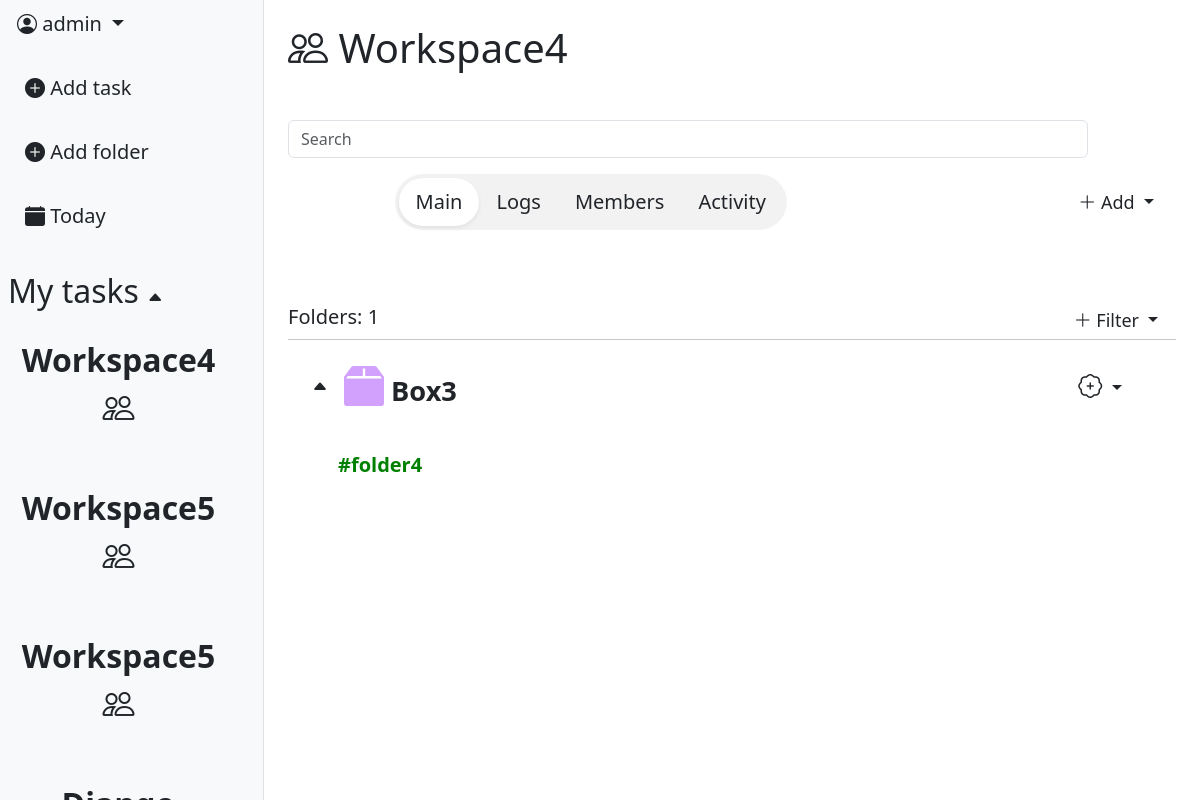
The page /workspace/4/ (signed in) on the database as committed earlier.
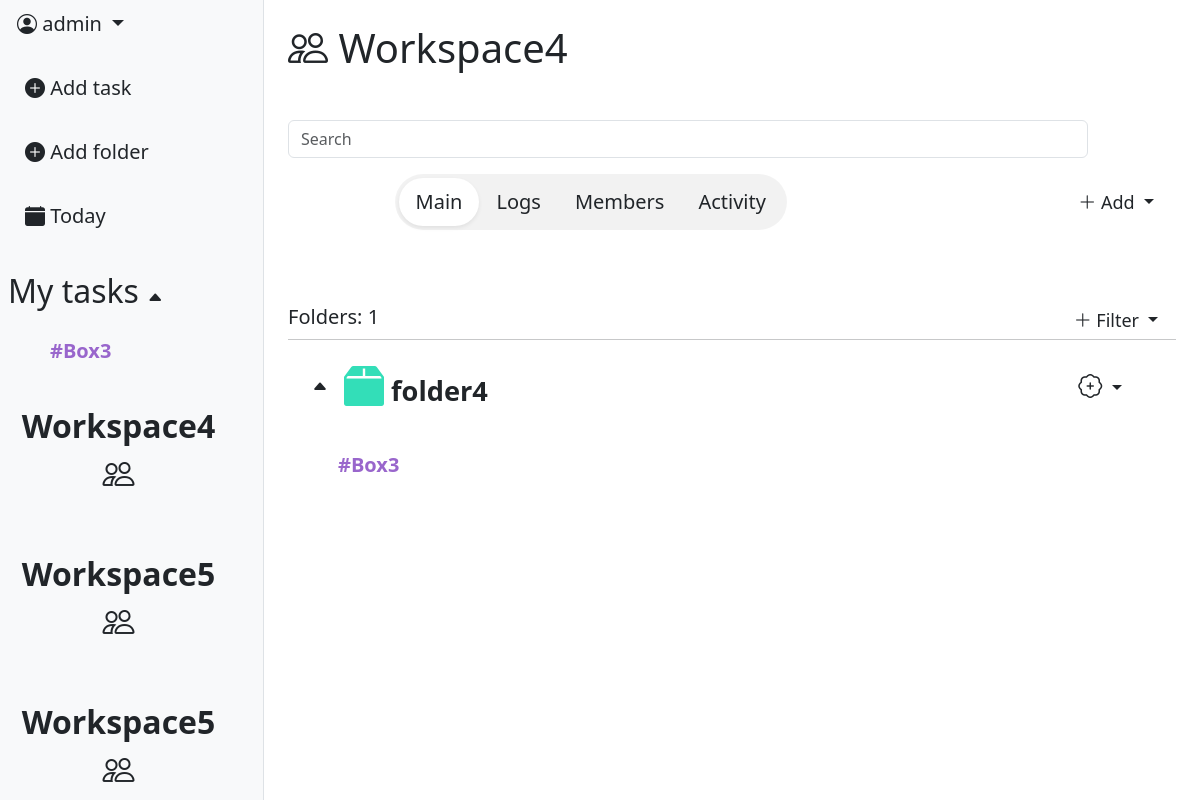
The same page on the database as committed later.
### task_app/models.py (models this page shows, shortened)
class Workspace(models.Model):
    INVITE_PERMISSION = [
        ("owner_only", "Only owner"),
        ("owner_admin", "Owner & Admin"),
                ]
    WORKSPACE_SPACE = [
        ("one", "Just me"),
        ("two_five", "Group (2-5)"),
        ("six_fifteen", "Team (6-15)"),
    ]
    SPACE_LIMITS = {
        "one": 1,
        "two_five": 5,
        "six_fifteen": 15,
    }
    name = models.CharField(max_length=64)
    invite_role = models.CharField(max_length=16,
                                choices=INVITE_PERMISSION,
                                default='owner_admin')
    workspace_space = models.CharField(max_length=16, choices=WORKSPACE_SPACE, default='one')
    icon = models.ImageField(null=True, blank=True)
    created_at = models.DateTimeField(auto_now_add=True)
    owner = models.ForeignKey(User,
                            on_delete=models.CASCADE,
                            related_name='workspace_creator')

class Box(models.Model):
    COLOR_VARIATION_BOX = [
        ("#123F73", "🔵Deep ocean"),
        ("#D2A1FE", "🟣Violet"),
        ("#33DEB8", "🟢Aquamarine"),
        ("#6D020E", "🔴Red wine"),
        ("#FCF6A7", "🟡Sand"),
        ("#774C06", "🟤Terracotta"),
        ("#000000", "⚫Black"),
    ]
    workspace = models.ForeignKey(Workspace, on_delete=models.CASCADE)
    name = models.CharField(max_length=24)
    color = models.CharField(max_length=32, choices=COLOR_VARIATION_BOX, default="#123F73")
    created_at = models.DateTimeField(auto_now_add=True)
    creator = models.ForeignKey(User, on_delete=models.CASCADE)

class Folder(models.Model):
    COLOR_VARIATION = [
        ("#77acc7", "🔵Air blue"),
        ("#9966cc", "🟣Amethust"),
        ("#008000", "🟢Apple Green"),
        ("#ff033e", "🔴Red rose"),
        ("#ffe135", "🟡Banana yellow"),
        ("#ff6500", "🟠Sunset"),
        ("#000000", "⚫Black"),
    ]
    color = models.CharField(max_length=30, choices=COLOR_VARIATION, default="#77acc7")
    name = models.CharField(max_length=16)
    box = models.ForeignKey(Box, null=True, blank=True, on_delete=models.CASCADE, default=None, related_name='folders')
    created_at = models.DateTimeField(auto_now_add=True)
    creator = models.ForeignKey(User, on_delete=models.CASCADE)
    workspace = models.ForeignKey(Workspace, on_delete=models.CASCADE, null=True, blank=True, default=None)

### workspace_app/views.py (the view)
# urls.py: path('workspace/<int:pk>/', views.WorkspaceDetailView.as_view(), name="workspace_detail"),
class WorkspaceDetailView(LoginRequiredMixin, DetailView):
    model = Workspace
    context_object_name = "workspace"
    template_name = "workspace/workspace_detail.html"
    def get_queryset(self):
        return Workspace.objects.filter(
            members__member=self.request.user
        )
    def get_context_data(self, **kwargs):
        context = super().get_context_data(**kwargs)
        context['tab'] = self.request.GET.get('tab', 'main')
        context['boxes'] = Box.objects.filter(
            workspace=self.object
        ).prefetch_related('folders')
        context['members'] = WorkspaceMember.objects.filter(
            workspace=self.object
        ).select_related('member')
        context['folders'] = Folder.objects.filter(
            creator=self.request.user,
            box__isnull=True
        )
        context['workspaces'] = Workspace.objects.filter(
            members__member=self.request.user
        )
        context['user_role'] = WorkspaceMember.objects.get(
            workspace=self.object,
            member=self.request.user
        ).role
        context["box_form"] = BoxForm()
        context["folders_count"] = Folder.objects.filter(workspace=self.object).count()
        context['task_form'] = TaskForm()
        context['folder_form'] = FolderForm()
        boxes_data = []
        for box in context['boxes']:
            boxes_data.append({
                'id': box.pk,
                'name': box.name,
                'folders': [
                    {'id': f.pk, 'name': f.name}
                    for f in box.folders.all()
                ]
            })
        context['boxes_json'] = json.dumps(boxes_data)
        return context

### workspace_app/forms.py
class BoxForm(forms.ModelForm):
    class Meta:
        model = Box
        fields = ["name", "color"]
    def __init__(self, *args, **kwargs):
        super(BoxForm, self).__init__(*args, **kwargs)
        self.fields['name'].widget.attrs.update({
            "class": "form-control noborder-input content-input",
            "placeholder" : "Name"
        })
        self.fields['color'].widget.attrs.update({
            "class": "form-control transparent-input",
            "placeholder" : "Color"
        })

### task_app/forms.py
class TaskForm(forms.ModelForm):
    class Meta:
        model = Task
        fields = ["title", "description", "priority", "due_date", "folder"]
        widgets = {
            'due_date': forms.TextInput(attrs={
            'class': 'form-control minimalist-date-picker',
            'placeholder': 'Select Due date',
            'autocomplete': 'off'
            })
        }
    def __init__(self, *args, **kwargs):
        current_folder = kwargs.pop('current_folder', None)
        super(TaskForm, self).__init__(*args, **kwargs)
        if current_folder:
            self.fields['folder'].initial = current_folder
        self.fields['title'].widget.attrs.update({
            "class": "form-control noborder-input title-input",
            "placeholder" : "Title"
        })
        self.fields['description'].widget.attrs.update({
            "class": "form-control noborder-input content-input",
            "placeholder" : "Content"
        })
        self.fields['priority'].widget.attrs.update({
            "class": "form-control transparent-input",
            "placeholder" : "Priority"
        })

### templates/workspace/workspace_detail.html (shortened to what this page needs)
{% extends 'base.html' %}
{% load static %}
{% load custom_tags %}
{% block content %}
    <div class="d-flex">
        {% include 'includes/leftbar.html' %}
        <div class="p-4" style="flex: 1 1 0; min-width: 0;">
            <h1><i class="bi bi-people"></i> {{workspace.name}}</h1>
            <br>
            <div class="mb-3 mt-3" style="max-width: 800px; max-height: 200px;">
                <input type="text" class="form-control" placeholder="Search">
            </div>
            <div class="d-flex align-items-center" style="margin-left: 12%;">
                <div class="d-inline-flex p-1 rounded-pill" style="background: rgba(0, 0, 0, 0.05);">
                    <a href="?tab=main"
                        class="btn btn-lg rounded-pill px-3 {% if tab == 'main' %}bg-white shadow-sm{% endif %}">
                        Main
                    </a>
                    <a href="?tab=logs"
                        class="btn btn-lg rounded-pill px-3 {% if tab == 'logs' %}bg-white shadow-sm{% endif %}">
                        Logs
                    </a>
                    <a href="?tab=members"
                        class="btn btn-lg rounded-pill px-3 {% if tab == 'members' %}bg-white shadow-sm{% endif %}">
                        Members
                    </a>
                    <a href="?tab=activity"
                        class="btn btn-lg rounded-pill px-3 {% if tab == 'activity' %}bg-white shadow-sm{% endif %}">
                        Activity
                    </a>
                </div>
                <div class="ms-auto">
                    {% if user_role == 'owner' or user_role == 'admin' %}
                        <div class="dropdown">
                            <button class="btn btn-sm dropdown-toggle custom_priorety_select_menu_lg"
                                type="button" data-bs-toggle="dropdown">
                                <i class="bi bi-plus-lg"></i> Add
                            </button>
                        </div>
                    {% elif user_role == 'member' %}
                        <button class="btn" data-bs-toggle="modal" data-bs-target="#AddBoxModal">
                            <i class="bi bi-plus-lg"></i> Add box
                        </button>
                    {% endif %}
                </div>
            </div>
            <br><br>
            {% if tab == 'main' %}
                {% include 'workspace/main_tab.html' %}
            {% elif tab == 'logs' %}
                <p>Logs content</p>
            {% elif tab == 'members' %}
                <p>Members contetn</p>
            {% elif tab == 'activity' %}
                <p>Activity content</p>
            {% endif %}
        </div>
    </div>
{% endblock %}

### templates/base.html (shortened to what this page needs)
<!DOCTYPE html>
<html lang="en">
<head>
    <link href="https://cdn.jsdelivr.net/npm/bootstrap@5.3.0/dist/css/bootstrap.min.css" rel="stylesheet">
    <link rel="stylesheet" href="https://cdn.jsdelivr.net/npm/bootstrap-icons@1.11.0/font/bootstrap-icons.css">
    <link rel="stylesheet" href="https://cdn.jsdelivr.net/npm/simplebar@latest/dist/simplebar.css">
    <link rel="stylesheet" href="https://cdn.jsdelivr.net/npm/flatpickr/dist/flatpickr.min.css">
    {% load static %}
    <link rel="stylesheet" href="{% static 'css/modal_style.css'%}">
</head>
<body>
    {% block content %}
    {% endblock %}
</body>
</html>

### templates/includes/leftbar.html (shortened to what this page needs)
<div id="leftbar" class="bg-light border-end d-flex flex-column" style="width: 22%; height: 100vh; position: relative; overflow: hidden;">
    <div class="flex-shrink-0">
        <div class="dropdown-center mb-3">
            <button class="btn btn-lg dropdown-toggle" type="button" data-bs-toggle="dropdown" aria-expanded="false">
                <i class="bi bi-person-circle"></i>  {{ user.username }}
            </button>
        </div>
        <div class="d-flex flex-column align-items-start gap-3 ps-2">
            <a class="btn btn-lg"
                data-bs-toggle="modal"
                data-bs-target="#TaskModal"
                data-workspace-id="{{ workspace.pk }}">
                <i class="bi bi-plus-circle-fill"></i> Add task
            </a>
            <a class="btn btn-lg"
                data-bs-toggle="modal"
                data-bs-target="#FolderModal"
                data-workspace-id="{{ workspace.pk }}">
                <i class="bi bi-plus-circle-fill"></i> Add folder
            </a>
            <a class="btn btn-lg" href="{% url 'tasks:task_list' %}">
                <i class="bi bi-calendar-fill"></i> Today
            </a>
        </div>
    </div>
    <br>
    <div class="ps-2 mt-2">
        <h2 id="folders-toggle" style="cursor: pointer; user-select: none;">
            My tasks <span id="folders-arrow" class="bi bi-caret-up-fill" style="font-size: 16px;"></span>
        </h2>
    </div>
    <div id="folder_list" style="max-height: 300px; overflow-y: auto; overflow-x: hidden; margin-right: 10px;">
        <div class="d-flex flex-column align-items-start gap-3 ps-4">
            {% for folder in folders %}
                <div class="folder-row d-flex align-items-center justify-content-between p-2 rounded">
                    <a
                    href="{% url 'tasks:folder-tasks' folder.pk %}"
                    class="btn btn-lg"
                    style="color: {{ folder.color }}; font-weight: bold;"
                    >
                    #{{ folder.name }} </a>
                </div>
            {% endfor %}
        </div>
    </div>
    <div id="workspace_list" style="flex: 1 1 0; min-height: 0; overflow-y: auto; overflow-x: hidden; margin-right: 10px;">
        <div class="d-flex flex-column align-items-start gap-3 ps-0">
            {% for workspace in workspaces %}
                <div class="folder-row d-flex align-items-center justify-content-between p-2 rounded">
                    <a
                    href="{% url 'workspace:workspace_detail' workspace.pk %}"
                    class="btn btn-lg ps-0"
                    style="font-size: 32px; font-weight: 600;"
                    >
                    {{ workspace.name }}  <i class="bi bi-people"></i>
                    </a>
                </div>
            {% endfor %}
        </div>
    </div>
</div>

### templates/workspace/main_tab.html (shortened to what this page needs)
<br>
<div class="d-flex align-items-center">
    <h5>Folders: {{ folders_count }}</h5>
    <div class="ms-auto">
       <div class="dropdown">
            <button class="btn btn-sm dropdown-toggle custom_priorety_select_menu_lg"
                type="button" data-bs-toggle="dropdown">
                <i class="bi bi-plus-lg"></i> Filter
            </button>
        </div>
    </div>
</div>
<hr class="m-0">
<div style="max-height: 500px; overflow-y: auto; overflow-x: hidden; padding-bottom: 140px;">
    {% for box in boxes %}
        <div class="d-flex align-items-center p-3" style="cursor: pointer; user-select: none;" onclick="toggleBox({{ box.pk }})">
            <i id="box-arrow-{{ box.pk }}" class="bi bi-caret-up-fill ms-2"></i>
            <p class="ms-3 mb-0" style="font-size: 1.7rem; font-weight: bold;">
                <i class="bi bi-box2-fill" style="font-size: 2.5rem; color: {{ box.color }};"></i>
                {{ box.name }}
            </p>
            <div class="dropdown ms-auto" onclick="event.stopPropagation()">
                <button class="btn btn-sm dropdown-toggle custom_priorety_select_menu_lg"
                    type="button" data-bs-toggle="dropdown">
                    <i class="bi bi-patch-plus" style="font-size: 1.5rem;"></i>
                </button>
            </div>
        </div>
        <div id="box-folder-{{ box.pk }}" class="ps-4 pb-2" style="overflow: hidden; transition: 0.3s;">
            {% for folder in box.folders.all %}
                <div class="folder-row d-flex align-items-center justify-content-between p-2 rounded">
                    <a
                        href="{% url 'workspace:folder-detail' pk=box.workspace.pk folder_id=folder.pk %}"
                        class="btn btn-lg"
                        style="color: {{ folder.color }}; font-weight: bold;"
                        >
                        #{{ folder.name }}
                    </a>
                </div>
            {% endfor%}
        </div>
    {% empty %}
        <p class="text-muted text-center mt-4">No boxes yet</p>
    {% endfor %}
</div>

### templates/workspace/modal_delete_box.html (shortened to what this page needs)
{% load static %}

### static/css/modal_style.css (style rules this page uses)
.folder-row { background-color: transparent; border-radius: 10px !important; border: 1px solid transparent; transition: all 0.2s ease-in-out; }
#folder_list { transition: opacity 0.3s ease; overflow-y: auto; }
.custom_priorety_select_menu_lg { font-size: 18px; border-radius: 12px; min-width: 120px; }

Rows that differ between the two databases and show on the page:
removed Box: name "Box3"
removed Folder: name "folder4", shown under "Box3"
added Folder: name "Box3", shown under "My tasks"
added Box: name "folder4"
added Folder: name "Box3", shown under "folder4"
